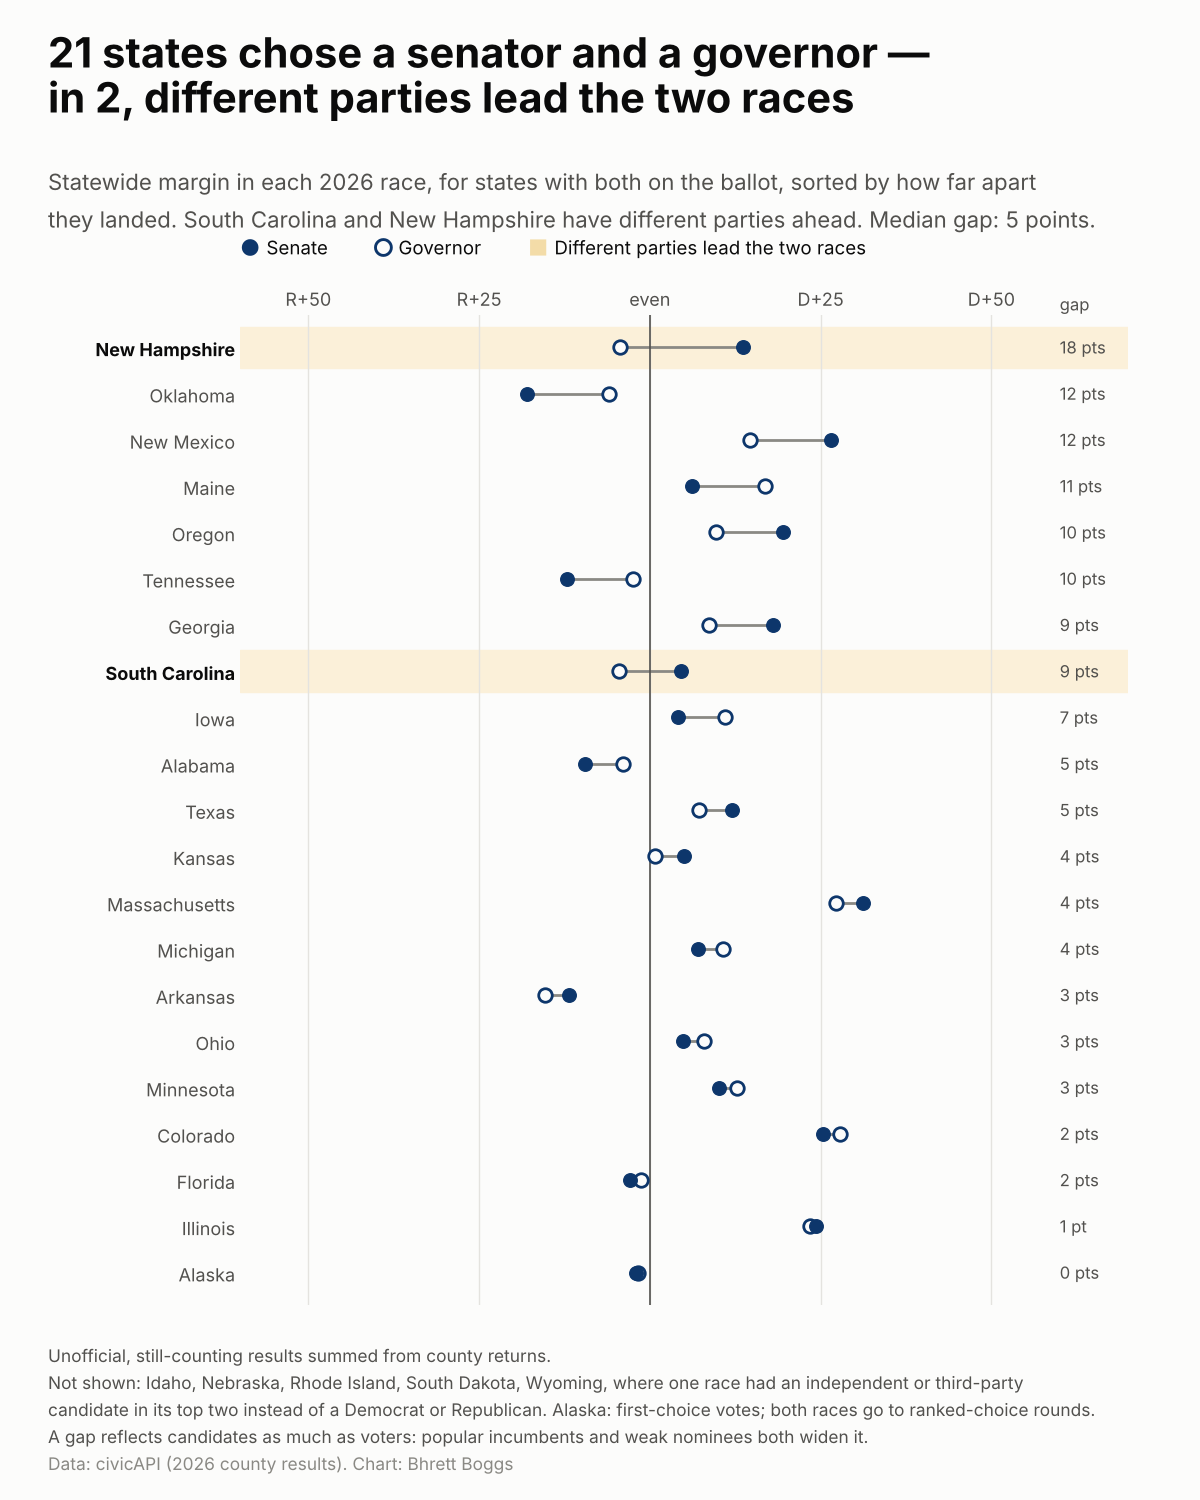

This figure's Python source:
"""Ticket splitting: in states that elected a senator AND a governor in 2026, how far apart the two races landed.

Reads  data/clean/county_results_2026.csv
Writes viz/ticket_splitting/ticket_splitting.png

One row per state. Filled dot = Senate margin, ring = governor margin, both statewide (summed from counties).
Rows are sorted by the gap. Highlighted rows: different parties lead the two races.
"""
import sys
from pathlib import Path

import matplotlib.pyplot as plt
import pandas as pd

sys.path.insert(0, str(Path(__file__).resolve().parents[1]))
from style import ACCENT, CLEAN, FIGSIZE, GRID, INK, INK_2, MUTED, SURFACE, footer, setup, titles  # noqa: E402

HERE = Path(__file__).resolve().parent
NAMES = {"AK": "Alaska", "AL": "Alabama", "AR": "Arkansas", "CO": "Colorado", "GA": "Georgia", "IA": "Iowa",
         "IL": "Illinois", "KS": "Kansas", "MA": "Massachusetts", "ME": "Maine", "MI": "Michigan",
         "MN": "Minnesota", "NH": "New Hampshire", "NM": "New Mexico", "OK": "Oklahoma", "OR": "Oregon",
         "RI": "Rhode Island", "SC": "South Carolina", "TN": "Tennessee", "TX": "Texas", "WY": "Wyoming",
         "ID": "Idaho", "NE": "Nebraska", "SD": "South Dakota", "OH": "Ohio", "FL": "Florida"}
CLIP = 58  # points; margins beyond this are pinned to the edge


def fmt(m: float) -> str:
    return "even" if abs(m) < 0.05 else (f"D+{m:.0f}" if m > 0 else f"R+{-m:.0f}")


def main() -> None:
    setup()
    c = pd.read_csv(CLEAN / "county_results_2026.csv", dtype={"county_fips": str})
    # Statewide totals per race; drop races without both a Democrat and a Republican.
    races = (c[c.d_vs_r_race].groupby(["state", "office", "special"])
             [["dem_votes", "rep_votes", "total_votes"]].sum().reset_index())
    races["margin"] = (races.dem_votes - races.rep_votes) / races.total_votes * 100
    # Where a state has a regular and a special Senate race, use the regular one.
    races = races.sort_values("special").drop_duplicates(["state", "office"])
    w = races.pivot(index="state", columns="office", values="margin").dropna()
    w["gap"] = w.SEN - w.GOV
    w["split"] = (w.SEN > 0) != (w.GOV > 0)
    w = w.assign(abs_gap=w.gap.abs()).sort_values("abs_gap")  # biggest gap at the top
    # States with both races where one wasn't a Democrat-vs-Republican contest at the top.
    has_both = c.groupby("state").office.nunique() == 2
    dropped = sorted(set(c.state[~c.d_vs_r_race]) & set(has_both[has_both].index))

    fig = plt.figure(figsize=FIGSIZE, dpi=100)
    ax = fig.add_axes([0.20, 0.13, 0.74, 0.66])
    for i, (st, r) in enumerate(w.iterrows()):
        if r.split:
            ax.axhspan(i - 0.45, i + 0.45, color="#fbf0d9", zorder=0)
        s, g = max(-CLIP, min(CLIP, r.SEN)), max(-CLIP, min(CLIP, r.GOV))
        ax.plot([s, g], [i, i], color=MUTED, lw=2, zorder=1, solid_capstyle="round")
        ax.scatter([g], [i], s=95, facecolor=SURFACE, edgecolor=ACCENT, lw=2, zorder=3)
        ax.scatter([s], [i], s=95, color=ACCENT, zorder=4)
        ax.text(CLIP + 2, i, f"{abs(r.gap):.0f} pt" + ("" if round(abs(r.gap)) == 1 else "s"), va="center", fontsize=12, color=INK_2)
    ax.set_yticks(range(len(w)))
    ax.set_yticklabels([NAMES.get(s, s) for s in w.index], fontsize=13)
    for lab, (_, r) in zip(ax.get_yticklabels(), w.iterrows()):
        if r.split:
            lab.set_fontweight("bold")
            lab.set_color(INK)
    ax.axvline(0, color=INK_2, lw=1.2, zorder=1)
    ax.set_xlim(-CLIP - 2, CLIP + 12)
    ax.set_ylim(-0.7, len(w) - 0.3)
    ticks = [-50, -25, 0, 25, 50]
    ax.set_xticks(ticks)
    ax.set_xticklabels(["R+50", "R+25", "even", "D+25", "D+50"])
    ax.xaxis.tick_top()
    ax.grid(axis="x", color=GRID, lw=1)
    ax.set_axisbelow(True)
    for sp in ax.spines.values():
        sp.set_visible(False)
    ax.tick_params(length=0, labelsize=13)
    ax.text(CLIP + 2, len(w) - 0.2, "gap", fontsize=12, color=INK_2)

    # Key.
    fig.text(0.20, 0.835, "●", color=ACCENT, fontsize=16, va="center")
    fig.text(0.222, 0.835, "Senate", fontsize=13.5, color=INK, va="center")
    fig.text(0.31, 0.835, "○", color=ACCENT, fontsize=18, va="center", weight="bold")
    fig.text(0.332, 0.835, "Governor", fontsize=13.5, color=INK, va="center")
    fig.text(0.44, 0.835, "■", color="#f3dca8", fontsize=16, va="center")
    fig.text(0.462, 0.835, "Different parties lead the two races", fontsize=13.5, color=INK, va="center")

    n_split = int(w.split.sum())
    split_names = " and ".join(NAMES[s] for s in w.index[w.split])
    big = w.gap.abs().sort_values(ascending=False)
    titles(fig, f"{len(w)} states chose a senator and a governor —",
           f"in {n_split}, different parties lead the two races",
           f"Statewide margin in each 2026 race, for states with both on the ballot, sorted by how far apart\n"
           f"they landed. {split_names} have different parties ahead. Median gap: {big.median():.0f} points.")
    footer(fig, [
        "Unofficial, still-counting results summed from county returns.",
        f"Not shown: {', '.join(NAMES.get(s, s) for s in dropped)}, where one race had an independent or third-party",
        "candidate in its top two instead of a Democrat or Republican. Alaska: first-choice votes; both races go to ranked-choice rounds.",
        "A gap reflects candidates as much as voters: popular incumbents and weak nominees both widen it.",
    ], "civicAPI (2026 county results)")

    out = HERE / "ticket_splitting.png"
    fig.savefig(out, facecolor=SURFACE)
    print(f"wrote {out}  states {len(w)}, split {list(w.index[w.split])}")


if __name__ == "__main__":
    main()
